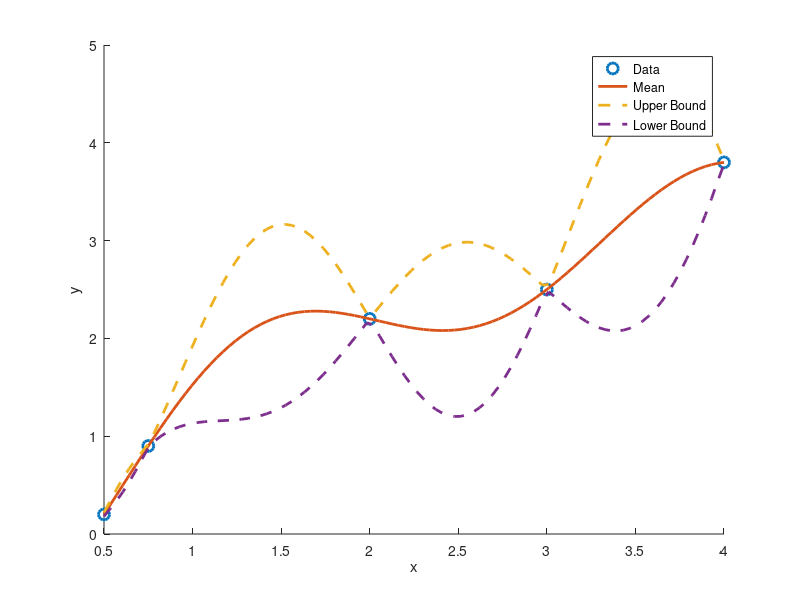

This chart was generated by the following MATLAB code:
close all;
%----------------------------------------------------
%Using the prompt:
%(...)
%----------------------------------------------------

% Define the data
X = [0.5; 0.75; 2.0; 3.0; 4.0];  % inputs
y = [0.2; 0.9; 2.2; 2.5; 3.8];  % outputs

% Set hyperparameters for the GP
sigma_n = 0.01;  % noise variance
sigma_l = 1;     % length scale -- could be considered a part of signal variance
sigma_f = 5;    % signal variance


% Define kernel function
kernel = @(x1, x2, sigma_f, sigma_l) sigma_f^2*exp(-0.5*(x1 - x2)^2/sigma_l^2);

% Compute kernel matrix K
N = length(X);
K = zeros(N, N);
for i = 1:N
    for j = 1:N
        K(i,j) = kernel(X(i), X(j), sigma_f, sigma_l);
    end
end

% Add noise variance to the diagonal of the kernel matrix
K = K + sigma_n^2 * eye(N);

% Compute the mean and covariance of the predictive distribution
X_star = linspace(min(X), max(X), 100);  % test points
K_star = zeros(length(X_star), N);
for i = 1:length(X_star)
    for j = 1:N
        K_star(i,j) = kernel(X_star(i), X(j), sigma_f, sigma_l);
    end
end
K_star_star = zeros(length(X_star), length(X_star));
for i = 1:length(X_star)
    for j = 1:length(X_star)
        K_star_star(i,j) = kernel(X_star(i), X_star(j), sigma_f, sigma_l);
    end
end

%do i really need to add noise here also -- line 28
% mu = K_star * inv(K + sigma_n^2 * eye(N)) * y;
mu = K_star * inv(K) * y;
cov = K_star_star - K_star * inv(K) * K_star';

% Plot the data and the predictive distribution
figure;
hold on;
plot(X, y, 'o', 'MarkerSize', 8, 'LineWidth', 2);
plot(X_star, mu, '-', 'LineWidth', 2);
plot(X_star, mu + 2*sqrt(diag(cov)), '--', 'LineWidth', 2);
plot(X_star, mu - 2*sqrt(diag(cov)), '--', 'LineWidth', 2);
xlabel('x');
ylabel('y');
legend('Data', 'Mean', 'Upper Bound', 'Lower Bound');
